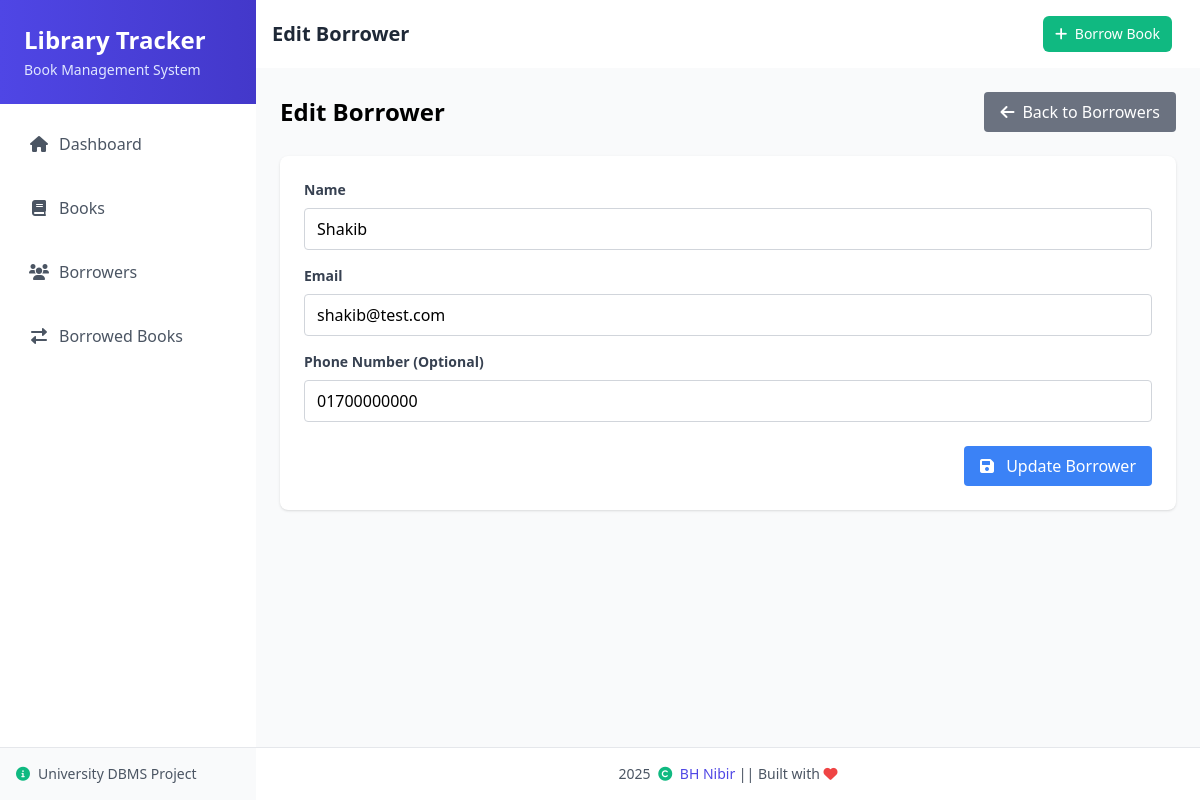
Page /borrowers/edit.php?id=2 on the committed database.
### tables this page shows
CREATE TABLE `borrowers` (
  `id` int(11) NOT NULL,
  `name` varchar(255) NOT NULL,
  `email` varchar(255) NOT NULL,
  `phone` varchar(50) DEFAULT NULL,
  `created_at` timestamp NOT NULL DEFAULT current_timestamp()
);

### borrowers/edit.php (the view, shortened to what this page needs)
<?php
include '../db.php';
$id = (int)$_GET['id'];
$query = "SELECT * FROM borrowers WHERE id = ?";
$stmt = $conn->prepare($query);
$stmt->bind_param("i", $id);
$stmt->execute();
$result = $stmt->get_result();
$borrower = $result->fetch_assoc();
include '../header.php';
?>
<div class="container mx-auto">
    <div class="flex justify-between items-center mb-6">
        <h2 class="text-2xl font-bold">Edit Borrower</h2>
        <a href="list.php" class="bg-gray-500 hover:bg-gray-600 text-white px-4 py-2 rounded inline-flex items-center">
            <i class="fas fa-arrow-left mr-2"></i> Back to Borrowers
        </a>
    </div>
    <div class="bg-white rounded-lg shadow p-6">
        <form action="" method="POST">
            <div class="mb-4">
                <label for="name" class="block text-gray-700 text-sm font-bold mb-2">Name</label>
                <input type="text" id="name" name="name" value="<?php echo isset($_POST['name']) ? $_POST['name'] : $borrower['name']; ?>"
                    class="w-full px-3 py-2 border border-gray-300 rounded focus:outline-none focus:ring-2 focus:ring-blue-500"
                    required>
            </div>
            <div class="mb-4">
                <label for="email" class="block text-gray-700 text-sm font-bold mb-2">Email</label>
                <input type="email" id="email" name="email" value="<?php echo isset($_POST['email']) ? $_POST['email'] : $borrower['email']; ?>"
                    class="w-full px-3 py-2 border border-gray-300 rounded focus:outline-none focus:ring-2 focus:ring-blue-500"
                    required>
            </div>
            <div class="mb-6">
                <label for="phone" class="block text-gray-700 text-sm font-bold mb-2">Phone Number (Optional)</label>
                <input type="tel" id="phone" name="phone" value="<?php echo isset($_POST['phone']) ? $_POST['phone'] : $borrower['phone']; ?>"
                    class="w-full px-3 py-2 border border-gray-300 rounded focus:outline-none focus:ring-2 focus:ring-blue-500">
            </div>
            <div class="flex items-center justify-end">
                <button type="submit" class="bg-blue-500 hover:bg-blue-600 text-white px-4 py-2 rounded focus:outline-none focus:shadow-outline">
                    <i class="fas fa-save mr-2"></i> Update Borrower
                </button>
            </div>
        </form>
    </div>
</div>
<?php include '../footer.php'; ?>

### rows in the picture
borrowers: name "Shakib", email "shakib@test.com", phone "01700000000"

### other values in the picture
$pageTitle "Edit Borrower"
